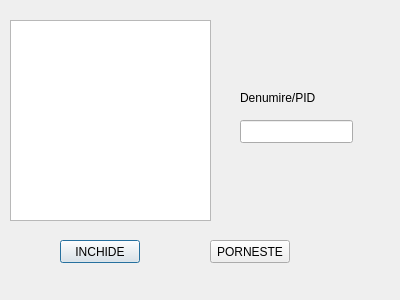
<?xml version="1.0" encoding="UTF-8"?>
<ui version="4.0">
 <class>Procese</class>
 <widget class="QDialog" name="Procese">
  <property name="geometry">
   <rect>
    <x>0</x>
    <y>0</y>
    <width>400</width>
    <height>300</height>
   </rect>
  </property>
  <property name="windowTitle">
   <string>Dialog</string>
  </property>
  <widget class="QPushButton" name="inchide">
   <property name="geometry">
    <rect>
     <x>60</x>
     <y>240</y>
     <width>80</width>
     <height>23</height>
    </rect>
   </property>
   <property name="text">
    <string>INCHIDE</string>
   </property>
  </widget>
  <widget class="QPushButton" name="porneste">
   <property name="geometry">
    <rect>
     <x>210</x>
     <y>240</y>
     <width>80</width>
     <height>23</height>
    </rect>
   </property>
   <property name="text">
    <string>PORNESTE</string>
   </property>
  </widget>
  <widget class="QLineEdit" name="nume">
   <property name="geometry">
    <rect>
     <x>240</x>
     <y>120</y>
     <width>113</width>
     <height>23</height>
    </rect>
   </property>
  </widget>
  <widget class="QLabel" name="denumire">
   <property name="geometry">
    <rect>
     <x>240</x>
     <y>90</y>
     <width>101</width>
     <height>16</height>
    </rect>
   </property>
   <property name="text">
    <string>Denumire/PID</string>
   </property>
  </widget>
  <widget class="QPlainTextEdit" name="procesele">
   <property name="geometry">
    <rect>
     <x>10</x>
     <y>20</y>
     <width>201</width>
     <height>201</height>
    </rect>
   </property>
  </widget>
 </widget>
 <resources/>
 <connections/>
</ui>
